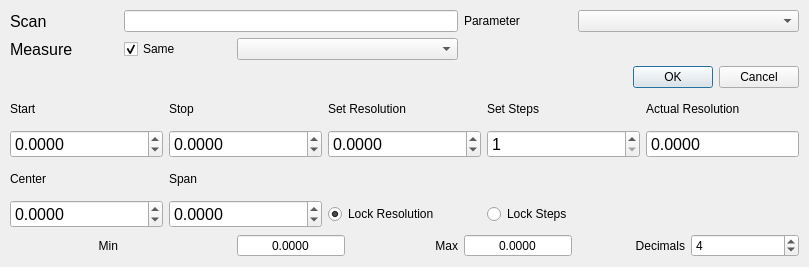
<?xml version="1.0" encoding="UTF-8"?>
<ui version="4.0">
 <class>Form</class>
 <widget class="QWidget" name="Form">
  <property name="geometry">
   <rect>
    <x>0</x>
    <y>0</y>
    <width>809</width>
    <height>267</height>
   </rect>
  </property>
  <property name="sizePolicy">
   <sizepolicy hsizetype="Preferred" vsizetype="Fixed">
    <horstretch>0</horstretch>
    <verstretch>0</verstretch>
   </sizepolicy>
  </property>
  <property name="windowTitle">
   <string>Form</string>
  </property>
  <layout class="QGridLayout" name="gridLayout">
   <property name="margin">
    <number>10</number>
   </property>
   <item row="4" column="4">
    <widget class="QDoubleSpinBox" name="uiMax">
     <property name="alignment">
      <set>Qt::AlignCenter</set>
     </property>
     <property name="readOnly">
      <bool>true</bool>
     </property>
     <property name="buttonSymbols">
      <enum>QAbstractSpinBox::NoButtons</enum>
     </property>
     <property name="keyboardTracking">
      <bool>false</bool>
     </property>
     <property name="decimals">
      <number>4</number>
     </property>
     <property name="minimum">
      <double>-999999999.000000000000000</double>
     </property>
     <property name="maximum">
      <double>999999999.000000000000000</double>
     </property>
     <property name="singleStep">
      <double>0.000100000000000</double>
     </property>
    </widget>
   </item>
   <item row="1" column="0">
    <widget class="QLabel" name="label_14">
     <property name="font">
      <font>
       <pointsize>12</pointsize>
      </font>
     </property>
     <property name="text">
      <string>Measure</string>
     </property>
    </widget>
   </item>
   <item row="4" column="6">
    <widget class="QSpinBox" name="uiDecimals">
     <property name="keyboardTracking">
      <bool>false</bool>
     </property>
     <property name="minimum">
      <number>0</number>
     </property>
     <property name="maximum">
      <number>10</number>
     </property>
     <property name="value">
      <number>4</number>
     </property>
    </widget>
   </item>
   <item row="4" column="0">
    <widget class="QLabel" name="label_2">
     <property name="sizePolicy">
      <sizepolicy hsizetype="Preferred" vsizetype="Preferred">
       <horstretch>0</horstretch>
       <verstretch>0</verstretch>
      </sizepolicy>
     </property>
     <property name="text">
      <string>Min</string>
     </property>
     <property name="alignment">
      <set>Qt::AlignRight|Qt::AlignTrailing|Qt::AlignVCenter</set>
     </property>
    </widget>
   </item>
   <item row="4" column="2">
    <widget class="QDoubleSpinBox" name="uiMin">
     <property name="alignment">
      <set>Qt::AlignCenter</set>
     </property>
     <property name="readOnly">
      <bool>true</bool>
     </property>
     <property name="buttonSymbols">
      <enum>QAbstractSpinBox::NoButtons</enum>
     </property>
     <property name="keyboardTracking">
      <bool>false</bool>
     </property>
     <property name="decimals">
      <number>4</number>
     </property>
     <property name="minimum">
      <double>-999999999.000000000000000</double>
     </property>
     <property name="maximum">
      <double>999999999.000000000000000</double>
     </property>
     <property name="singleStep">
      <double>0.000100000000000</double>
     </property>
    </widget>
   </item>
   <item row="4" column="3">
    <widget class="QLabel" name="label_3">
     <property name="text">
      <string>Max</string>
     </property>
     <property name="alignment">
      <set>Qt::AlignRight|Qt::AlignTrailing|Qt::AlignVCenter</set>
     </property>
    </widget>
   </item>
   <item row="0" column="0">
    <widget class="QLabel" name="label_11">
     <property name="font">
      <font>
       <pointsize>12</pointsize>
      </font>
     </property>
     <property name="text">
      <string>Scan</string>
     </property>
    </widget>
   </item>
   <item row="4" column="5">
    <widget class="QLabel" name="label_4">
     <property name="text">
      <string>Decimals</string>
     </property>
     <property name="alignment">
      <set>Qt::AlignRight|Qt::AlignTrailing|Qt::AlignVCenter</set>
     </property>
    </widget>
   </item>
   <item row="3" column="0" colspan="7">
    <layout class="QGridLayout" name="gridLayout_2">
     <item row="2" column="0">
      <widget class="QDoubleSpinBox" name="uiStart">
       <property name="font">
        <font>
         <pointsize>12</pointsize>
        </font>
       </property>
       <property name="keyboardTracking">
        <bool>false</bool>
       </property>
       <property name="decimals">
        <number>4</number>
       </property>
       <property name="minimum">
        <double>-999999999.000000000000000</double>
       </property>
       <property name="maximum">
        <double>999999999.000000000000000</double>
       </property>
       <property name="singleStep">
        <double>0.000100000000000</double>
       </property>
      </widget>
     </item>
     <item row="4" column="0">
      <widget class="QDoubleSpinBox" name="uiCenter">
       <property name="font">
        <font>
         <pointsize>12</pointsize>
        </font>
       </property>
       <property name="keyboardTracking">
        <bool>false</bool>
       </property>
       <property name="decimals">
        <number>4</number>
       </property>
       <property name="minimum">
        <double>-999999999.000000000000000</double>
       </property>
       <property name="maximum">
        <double>999999999.000000000000000</double>
       </property>
       <property name="singleStep">
        <double>0.000100000000000</double>
       </property>
      </widget>
     </item>
     <item row="3" column="1">
      <widget class="QLabel" name="label_10">
       <property name="text">
        <string>Span</string>
       </property>
      </widget>
     </item>
     <item row="3" column="0">
      <widget class="QLabel" name="label_9">
       <property name="text">
        <string>Center</string>
       </property>
      </widget>
     </item>
     <item row="2" column="4">
      <widget class="QDoubleSpinBox" name="uiActualResolution">
       <property name="font">
        <font>
         <pointsize>12</pointsize>
        </font>
       </property>
       <property name="readOnly">
        <bool>true</bool>
       </property>
       <property name="buttonSymbols">
        <enum>QAbstractSpinBox::NoButtons</enum>
       </property>
       <property name="keyboardTracking">
        <bool>false</bool>
       </property>
       <property name="decimals">
        <number>4</number>
       </property>
       <property name="minimum">
        <double>-999999999.000000000000000</double>
       </property>
       <property name="maximum">
        <double>999999999.000000000000000</double>
       </property>
       <property name="singleStep">
        <double>0.000100000000000</double>
       </property>
      </widget>
     </item>
     <item row="2" column="2">
      <widget class="QDoubleSpinBox" name="uiSetResolution">
       <property name="font">
        <font>
         <pointsize>12</pointsize>
        </font>
       </property>
       <property name="keyboardTracking">
        <bool>false</bool>
       </property>
       <property name="decimals">
        <number>4</number>
       </property>
       <property name="minimum">
        <double>-999999999.000000000000000</double>
       </property>
       <property name="maximum">
        <double>999999999.000000000000000</double>
       </property>
       <property name="singleStep">
        <double>0.000100000000000</double>
       </property>
      </widget>
     </item>
     <item row="4" column="1">
      <widget class="QDoubleSpinBox" name="uiSpan">
       <property name="font">
        <font>
         <pointsize>12</pointsize>
        </font>
       </property>
       <property name="keyboardTracking">
        <bool>false</bool>
       </property>
       <property name="decimals">
        <number>4</number>
       </property>
       <property name="minimum">
        <double>-999999999.000000000000000</double>
       </property>
       <property name="maximum">
        <double>999999999.000000000000000</double>
       </property>
       <property name="singleStep">
        <double>0.000100000000000</double>
       </property>
      </widget>
     </item>
     <item row="1" column="1">
      <widget class="QLabel" name="label_5">
       <property name="text">
        <string>Stop</string>
       </property>
      </widget>
     </item>
     <item row="1" column="3">
      <widget class="QLabel" name="label_7">
       <property name="text">
        <string>Set Steps</string>
       </property>
      </widget>
     </item>
     <item row="4" column="3">
      <widget class="QRadioButton" name="uiLockSteps">
       <property name="text">
        <string>Lock Steps</string>
       </property>
       <attribute name="buttonGroup">
        <string notr="true">buttonGroup</string>
       </attribute>
      </widget>
     </item>
     <item row="2" column="3">
      <widget class="QSpinBox" name="uiSteps">
       <property name="font">
        <font>
         <pointsize>12</pointsize>
        </font>
       </property>
       <property name="keyboardTracking">
        <bool>false</bool>
       </property>
       <property name="minimum">
        <number>1</number>
       </property>
       <property name="maximum">
        <number>999999999</number>
       </property>
      </widget>
     </item>
     <item row="4" column="2">
      <widget class="QRadioButton" name="uiLockResolution">
       <property name="text">
        <string>Lock Resolution</string>
       </property>
       <property name="checked">
        <bool>true</bool>
       </property>
       <attribute name="buttonGroup">
        <string notr="true">buttonGroup</string>
       </attribute>
      </widget>
     </item>
     <item row="2" column="1">
      <widget class="QDoubleSpinBox" name="uiStop">
       <property name="font">
        <font>
         <pointsize>12</pointsize>
        </font>
       </property>
       <property name="keyboardTracking">
        <bool>false</bool>
       </property>
       <property name="decimals">
        <number>4</number>
       </property>
       <property name="minimum">
        <double>-999999999.000000000000000</double>
       </property>
       <property name="maximum">
        <double>999999999.000000000000000</double>
       </property>
       <property name="singleStep">
        <double>0.000100000000000</double>
       </property>
      </widget>
     </item>
     <item row="1" column="4">
      <widget class="QLabel" name="label_8">
       <property name="text">
        <string>Actual Resolution</string>
       </property>
      </widget>
     </item>
     <item row="1" column="2">
      <widget class="QLabel" name="label_6">
       <property name="text">
        <string>Set Resolution</string>
       </property>
      </widget>
     </item>
     <item row="1" column="0">
      <widget class="QLabel" name="label">
       <property name="text">
        <string>Start</string>
       </property>
      </widget>
     </item>
    </layout>
   </item>
   <item row="0" column="4">
    <widget class="QLabel" name="label_13">
     <property name="text">
      <string>Parameter</string>
     </property>
    </widget>
   </item>
   <item row="0" column="5" colspan="2">
    <widget class="QComboBox" name="parameter"/>
   </item>
   <item row="1" column="2" colspan="2">
    <widget class="QComboBox" name="measure"/>
   </item>
   <item row="1" column="1">
    <widget class="QCheckBox" name="same">
     <property name="text">
      <string>Same</string>
     </property>
     <property name="checked">
      <bool>true</bool>
     </property>
    </widget>
   </item>
   <item row="2" column="2" colspan="5">
    <widget class="QDialogButtonBox" name="buttons">
     <property name="standardButtons">
      <set>QDialogButtonBox::Cancel|QDialogButtonBox::Ok</set>
     </property>
     <property name="centerButtons">
      <bool>false</bool>
     </property>
    </widget>
   </item>
   <item row="0" column="1" colspan="3">
    <widget class="QLineEdit" name="scan">
     <property name="readOnly">
      <bool>true</bool>
     </property>
    </widget>
   </item>
  </layout>
 </widget>
 <resources/>
 <connections/>
 <buttongroups>
  <buttongroup name="buttonGroup"/>
 </buttongroups>
</ui>
